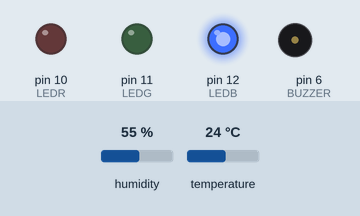
A sketch run on a simulated Arduino Uno, built with avr-gcc and run on an emulated ATmega328P. Shown: output pins drawn as LEDs (lit = HIGH), buzzer (waves = sounding). Dashed ring = blinking. The inputs (shaded band) are chosen by the test bench; at power-on: humidity 55 %, temperature 24 °C.

Above: at 4.8 s.
4.9 s: humidity set to 31 %
7.9 s: humidity set to 27 %
At 8.7 s:
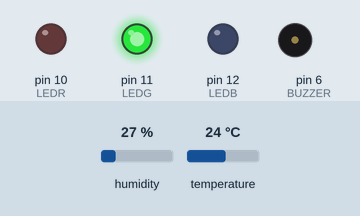
10.9 s: temperature set to 16 °C
13.9 s: temperature set to 13 °C
At 19.7 s:
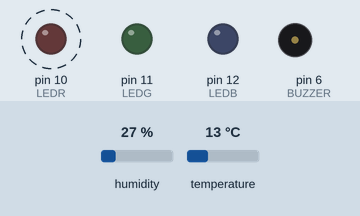
Timing chart, 0 to 21.2 s (numbered marks = the images above; inputs shaded):
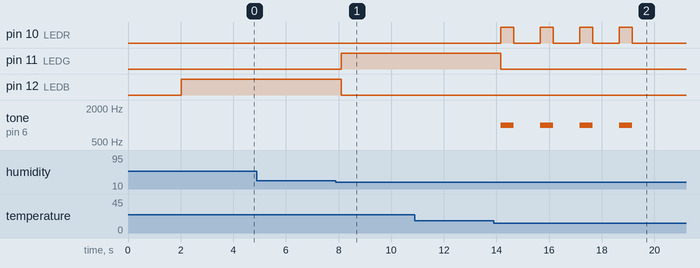

Measured:
- the behaviour switches between 30 and 29 % on humidity (found by bisection; images 0 and 1)
- the behaviour switches between 15 and 14 °C on temperature (found by bisection; images 1 and 2)
- after the input at 4.9 s, every drawn part: stays the same
- after the input at 7.9 s, pin 11 (LEDG): LOW → HIGH after 0.19 s; pin 12 (LEDB): HIGH → LOW after 0.19 s
- after the input at 10.9 s, every drawn part: stays the same
- after the input at 13.9 s, pin 10 (LEDR): alternates HIGH for 0.50 s and LOW for 1.0 s, 8 changes in all, then stays LOW, starting after 0.26 s; pin 11 (LEDG): HIGH → LOW after 0.26 s; tone on pin 6 (BUZZER): alternates 1000 Hz for 0.50 s and silent for 1.0 s, 8 changes in all, then stays silent, starting after 0.26 s

The sketch:

alarme-de-temperatura-e-umidade.ino
```cpp
#include "DHT.h"

const int LEDR = 10;
const int LEDG = 11;
const int LEDB = 12;
const int BUZZER = 6;
const int PINO_DHT = 2;

float temperatura;
float umidade;

const float TEMP_CRITICA_MAX = 35.0;
const float TEMP_CRITICA_MIN = 15.0;
const float UMID_CRITICA = 20;
const float TEMP_ALERTA_MAX = 30.0;
const float TEMP_ALERTA_MIN = 20.0;
const float UMID_ALERTA = 30.0;

DHT dht(PINO_DHT, DHT11);

void setup() {
  dht.begin();

  pinMode(LEDR, OUTPUT);
  pinMode(LEDG, OUTPUT);
  pinMode(LEDB, OUTPUT);
  pinMode(BUZZER, OUTPUT);
}

void ativarLED(int statusR, int statusG, int statusB) {
  digitalWrite(LEDR, statusR);
  digitalWrite(LEDG, statusG);
  digitalWrite(LEDB, statusB);
}

void ativarAlerta() {

  for (int i = 0; i < 4; i++) {
    ativarLED(HIGH, LOW, LOW);
    tone(BUZZER, 1000);
    delay(500);
    digitalWrite(LEDR, LOW);
    noTone(BUZZER);
    delay(1000);
  }
}

void loop() {
  delay(2000);

  temperatura = dht.readTemperature();
  umidade = dht.readHumidity();

  if (isnan(temperatura) || isnan(umidade)) {
    ativarLED(HIGH, HIGH, HIGH);
    noTone(BUZZER);

  } else {

    if (temperatura > TEMP_CRITICA_MAX || temperatura < TEMP_CRITICA_MIN || umidade < UMID_CRITICA) {
      ativarAlerta();
    } else if (temperatura > TEMP_ALERTA_MAX || temperatura < TEMP_ALERTA_MIN || umidade < UMID_ALERTA) {
      ativarLED(LOW, HIGH, LOW);
    } else {
      ativarLED(LOW, LOW, HIGH);
    }
  }

}
```
